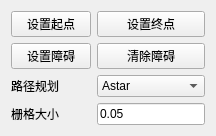
               <widget class="QWidget" name="Astar">
                <attribute name="title">
                 <string>图搜索</string>
                </attribute>
                <layout class="QGridLayout" name="gridLayout_11">
                 <item row="2" column="2">
                  <widget class="QComboBox" name="Pathplan_sel">
                   <item>
                    <property name="text">
                     <string>Astar</string>
                    </property>
                   </item>
                   <item>
                    <property name="text">
                     <string>JPS</string>
                    </property>
                   </item>
                  </widget>
                 </item>
                 <item row="2" column="1">
                  <widget class="QLabel" name="ql_Pathplan">
                   <property name="text">
                    <string>路径规划</string>
                   </property>
                  </widget>
                 </item>
                 <item row="3" column="1">
                  <widget class="QLabel" name="ql_Set_angle_2">
                   <property name="text">
                    <string>栅格大小</string>
                   </property>
                  </widget>
                 </item>
                 <item row="3" column="2">
                  <widget class="QLineEdit" name="ql_Grid_size">
                   <property name="text">
                    <string>0.05</string>
                   </property>
                  </widget>
                 </item>
                 <item row="0" column="2">
                  <widget class="QPushButton" name="bt_set_end">
                   <property name="text">
                    <string>设置终点</string>
                   </property>
                  </widget>
                 </item>
                 <item row="1" column="2">
                  <widget class="QPushButton" name="bt_clear_obstacle">
                   <property name="text">
                    <string>清除障碍</string>
                   </property>
                  </widget>
                 </item>
                 <item row="1" column="1">
                  <widget class="QPushButton" name="bt_set_obstacle">
                   <property name="text">
                    <string>设置障碍</string>
                   </property>
                  </widget>
                 </item>
                 <item row="0" column="1">
                  <widget class="QPushButton" name="bt_set_start">
                   <property name="text">
                    <string>设置起点</string>
                   </property>
                  </widget>
                 </item>
                </layout>
               </widget>
